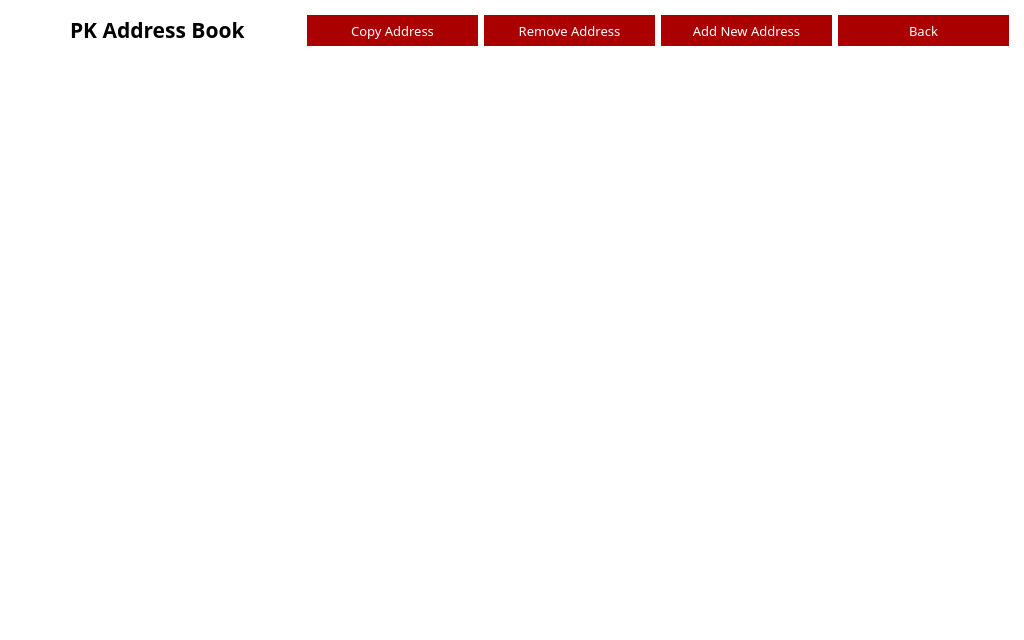
<?xml version="1.0" encoding="UTF-8"?>
<ui version="4.0">
 <class>AddressBookFrame</class>
 <widget class="QFrame" name="AddressBookFrame">
  <property name="geometry">
   <rect>
    <x>0</x>
    <y>0</y>
    <width>1024</width>
    <height>640</height>
   </rect>
  </property>
  <property name="sizePolicy">
   <sizepolicy hsizetype="Preferred" vsizetype="Preferred">
    <horstretch>0</horstretch>
    <verstretch>0</verstretch>
   </sizepolicy>
  </property>
  <property name="minimumSize">
   <size>
    <width>1024</width>
    <height>640</height>
   </size>
  </property>
  <property name="maximumSize">
   <size>
    <width>16777215</width>
    <height>16777215</height>
   </size>
  </property>
  <property name="font">
   <font>
    <family>Poppins</family>
    <pointsize>9</pointsize>
   </font>
  </property>
  <property name="windowTitle">
   <string>Frame</string>
  </property>
  <property name="styleSheet">
   <string notr="true">border: 0px;
background-color: rgb(255, 255, 255);
color: rgb(0, 0, 0);</string>
  </property>
  <property name="frameShape">
   <enum>QFrame::NoFrame</enum>
  </property>
  <property name="frameShadow">
   <enum>QFrame::Plain</enum>
  </property>
  <layout class="QVBoxLayout" name="verticalLayout">
   <property name="leftMargin">
    <number>15</number>
   </property>
   <property name="topMargin">
    <number>5</number>
   </property>
   <property name="rightMargin">
    <number>15</number>
   </property>
   <property name="bottomMargin">
    <number>15</number>
   </property>
   <item>
    <layout class="QHBoxLayout" name="horizontalLayout_2">
     <property name="topMargin">
      <number>10</number>
     </property>
     <property name="bottomMargin">
      <number>10</number>
     </property>
     <item alignment="Qt::AlignHCenter">
      <widget class="QLabel" name="label">
       <property name="font">
        <font>
         <family>Poppins</family>
         <pointsize>-1</pointsize>
        </font>
       </property>
       <property name="styleSheet">
        <string notr="true">color: rgb(0, 0, 0);
font-size: 20px;
font-family: Poppins;</string>
       </property>
       <property name="text">
        <string>&lt;html&gt;&lt;head/&gt;&lt;body&gt;&lt;p&gt;&lt;span style=&quot; font-size:16pt; font-weight:600; color:#000000;&quot;&gt;PK Address Book&lt;/span&gt;&lt;/p&gt;&lt;/body&gt;&lt;/html&gt;</string>
       </property>
      </widget>
     </item>
     <item>
      <widget class="QPushButton" name="m_copyAddressButton">
       <property name="enabled">
        <bool>false</bool>
       </property>
       <property name="minimumSize">
        <size>
         <width>171</width>
         <height>31</height>
        </size>
       </property>
       <property name="maximumSize">
        <size>
         <width>171</width>
         <height>31</height>
        </size>
       </property>
       <property name="font">
        <font>
         <family>Poppins</family>
         <pointsize>-1</pointsize>
        </font>
       </property>
       <property name="cursor">
        <cursorShape>PointingHandCursor</cursorShape>
       </property>
       <property name="styleSheet">
        <string notr="true">color: rgb(255, 255, 255);
background-color: rgb(170, 0, 0);
font-size: 13px;
font-family: Poppins;</string>
       </property>
       <property name="text">
        <string>Copy Address</string>
       </property>
      </widget>
     </item>
     <item>
      <widget class="QPushButton" name="m_deleteAddressButton">
       <property name="enabled">
        <bool>false</bool>
       </property>
       <property name="minimumSize">
        <size>
         <width>171</width>
         <height>31</height>
        </size>
       </property>
       <property name="maximumSize">
        <size>
         <width>171</width>
         <height>31</height>
        </size>
       </property>
       <property name="font">
        <font>
         <family>Poppins</family>
         <pointsize>-1</pointsize>
        </font>
       </property>
       <property name="cursor">
        <cursorShape>PointingHandCursor</cursorShape>
       </property>
       <property name="styleSheet">
        <string notr="true">color: rgb(255, 255, 255);
background-color: rgb(170, 0, 0);
font-size: 13px;
font-family: Poppins;</string>
       </property>
       <property name="text">
        <string>Remove Address</string>
       </property>
      </widget>
     </item>
     <item>
      <widget class="QPushButton" name="m_addAddressButton">
       <property name="minimumSize">
        <size>
         <width>171</width>
         <height>31</height>
        </size>
       </property>
       <property name="maximumSize">
        <size>
         <width>171</width>
         <height>31</height>
        </size>
       </property>
       <property name="font">
        <font>
         <family>Poppins</family>
         <pointsize>-1</pointsize>
        </font>
       </property>
       <property name="cursor">
        <cursorShape>PointingHandCursor</cursorShape>
       </property>
       <property name="styleSheet">
        <string notr="true">color: rgb(255, 255, 255);
background-color: rgb(170, 0, 0);
font-size: 13px;
font-family: Poppins;</string>
       </property>
       <property name="text">
        <string>Add New Address</string>
       </property>
      </widget>
     </item>
     <item>
      <widget class="QPushButton" name="m_backButton">
       <property name="maximumSize">
        <size>
         <width>171</width>
         <height>31</height>
        </size>
       </property>
       <property name="font">
        <font>
         <family>Poppins</family>
         <pointsize>-1</pointsize>
        </font>
       </property>
       <property name="cursor">
        <cursorShape>PointingHandCursor</cursorShape>
       </property>
       <property name="styleSheet">
        <string notr="true">color: rgb(255, 255, 255);
background-color: rgb(170, 0, 0);
font-size: 13px;
font-family: Poppins;</string>
       </property>
       <property name="text">
        <string>Back</string>
       </property>
      </widget>
     </item>
    </layout>
   </item>
   <item>
    <widget class="QTreeView" name="m_addressBookView">
     <property name="minimumSize">
      <size>
       <width>990</width>
       <height>560</height>
      </size>
     </property>
     <property name="font">
      <font>
       <family>Poppins</family>
       <pointsize>10</pointsize>
      </font>
     </property>
     <property name="styleSheet">
      <string notr="true">QHeaderView::section {
	background-color: rgb(220, 220, 220);
	color: rgb(0, 0, 0);
	font-family: Poppins;
    font-size: 12px;
    border: 0px solid white;
	border-bottom: 1px solid black;
   height: 35px;
}

QTreeView::item
{
    font: 10px;
	color: rgb(0, 0, 0);
    height: 30px;
}

QTreeView::branch:selected {
	background-color: rgb(170, 0, 0);
	color: black;
}

QWidget:item:selected {
	background-color: rgb(220, 220, 220);
	color: rgb(0, 0, 0);
}

</string>
     </property>
     <property name="frameShape">
      <enum>QFrame::NoFrame</enum>
     </property>
     <property name="frameShadow">
      <enum>QFrame::Plain</enum>
     </property>
     <property name="lineWidth">
      <number>0</number>
     </property>
     <property name="indentation">
      <number>5</number>
     </property>
     <property name="sortingEnabled">
      <bool>true</bool>
     </property>
     <attribute name="headerShowSortIndicator" stdset="0">
      <bool>true</bool>
     </attribute>
    </widget>
   </item>
   <item>
    <spacer name="verticalSpacer">
     <property name="orientation">
      <enum>Qt::Vertical</enum>
     </property>
     <property name="sizeHint" stdset="0">
      <size>
       <width>20</width>
       <height>40</height>
      </size>
     </property>
    </spacer>
   </item>
  </layout>
 </widget>
 <resources/>
 <connections>
  <connection>
   <sender>m_addAddressButton</sender>
   <signal>clicked()</signal>
   <receiver>AddressBookFrame</receiver>
   <slot>addClicked()</slot>
   <hints>
    <hint type="sourcelabel">
     <x>53</x>
     <y>556</y>
    </hint>
    <hint type="destinationlabel">
     <x>436</x>
     <y>292</y>
    </hint>
   </hints>
  </connection>
  <connection>
   <sender>m_deleteAddressButton</sender>
   <signal>clicked()</signal>
   <receiver>AddressBookFrame</receiver>
   <slot>deleteClicked()</slot>
   <hints>
    <hint type="sourcelabel">
     <x>148</x>
     <y>556</y>
    </hint>
    <hint type="destinationlabel">
     <x>436</x>
     <y>292</y>
    </hint>
   </hints>
  </connection>
  <connection>
   <sender>m_copyAddressButton</sender>
   <signal>clicked()</signal>
   <receiver>AddressBookFrame</receiver>
   <slot>copyClicked()</slot>
   <hints>
    <hint type="sourcelabel">
     <x>243</x>
     <y>556</y>
    </hint>
    <hint type="destinationlabel">
     <x>436</x>
     <y>292</y>
    </hint>
   </hints>
  </connection>
  <connection>
   <sender>m_addressBookView</sender>
   <signal>doubleClicked(QModelIndex)</signal>
   <receiver>AddressBookFrame</receiver>
   <slot>addressDoubleClicked(QModelIndex)</slot>
   <hints>
    <hint type="sourcelabel">
     <x>436</x>
     <y>271</y>
    </hint>
    <hint type="destinationlabel">
     <x>436</x>
     <y>292</y>
    </hint>
   </hints>
  </connection>
  <connection>
   <sender>m_backButton</sender>
   <signal>clicked()</signal>
   <receiver>AddressBookFrame</receiver>
   <slot>backClicked()</slot>
   <hints>
    <hint type="sourcelabel">
     <x>1198</x>
     <y>28</y>
    </hint>
    <hint type="destinationlabel">
     <x>649</x>
     <y>349</y>
    </hint>
   </hints>
  </connection>
 </connections>
 <slots>
  <slot>addClicked()</slot>
  <slot>backClicked()</slot>
  <slot>deleteClicked()</slot>
  <slot>copyClicked()</slot>
  <slot>addressDoubleClicked(QModelIndex)</slot>
 </slots>
</ui>
